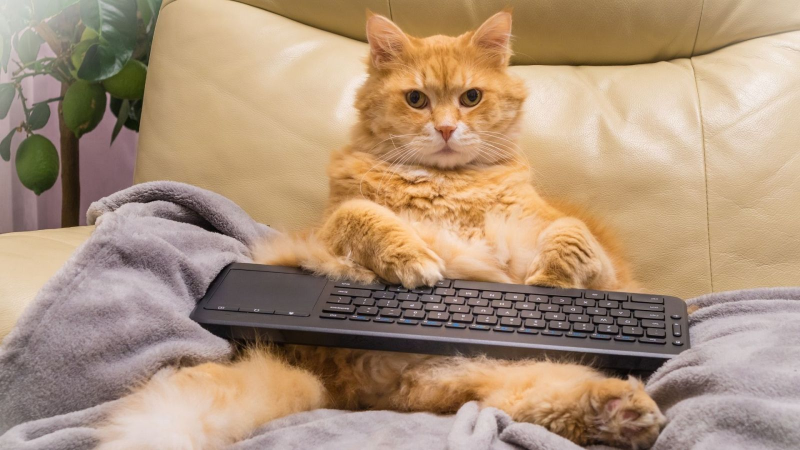
#> input picture miau.jpeg, 1600 x 900 px (shown at 1/2 size)
$ jupyter execute tarea.ipynb
#> lines starting #> are read from the running program, lines starting #| are printed output that depends on the picture
[cell 1]
import numpy as np
import cv2

img = cv2.imread('miau.jpeg')
#> img is the input picture: shape (900, 1600, 3); mean B, G, R 122.1, 147, 173.3

# Indicando el factor de escala (mitad de tamaño)
res = cv2.resize(img, None, fx=0.5, fy=0.5, interpolation=cv2.INTER_CUBIC)
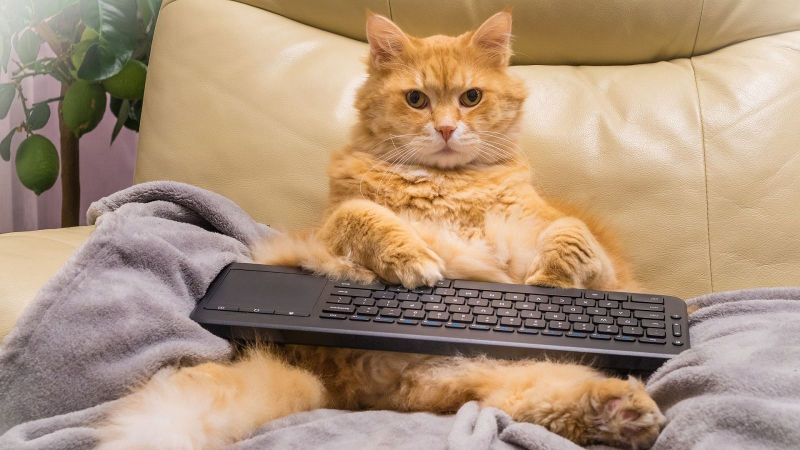
#> res: shape (450, 800, 3); mean B, G, R 122.1, 147, 173.3

# Indicando manualmente el nuevo tamaño deseado de la imagen
#height, width = img.shape[:2] #obtiene los dos primeros valores del w y el h
#res = cv2.resize(img, (2*width, 2*height), interpolation=cv2.INTER_CUBIC) #redimenciona al doble

# Mostrar la imagen
cv2.imshow('Redimensionalizacion', res)
cv2.waitKey(0)
cv2.destroyAllWindows()

[cell 2]
import cv2
import numpy as np

img = cv2.imread('miau.jpeg',0)
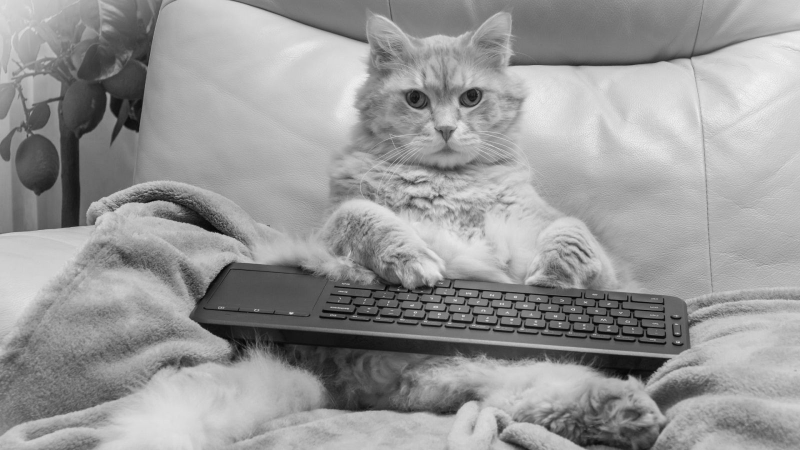
#> img: shape (900, 1600) (shown at 1/2 size); min 0, max 249, mean 152.1
rows,cols = img.shape
#> rows = 900; cols = 1600

M = np.float32([[1,0,210],[0,1,20]])
dst = cv2.warpAffine(img,M,(cols,rows))
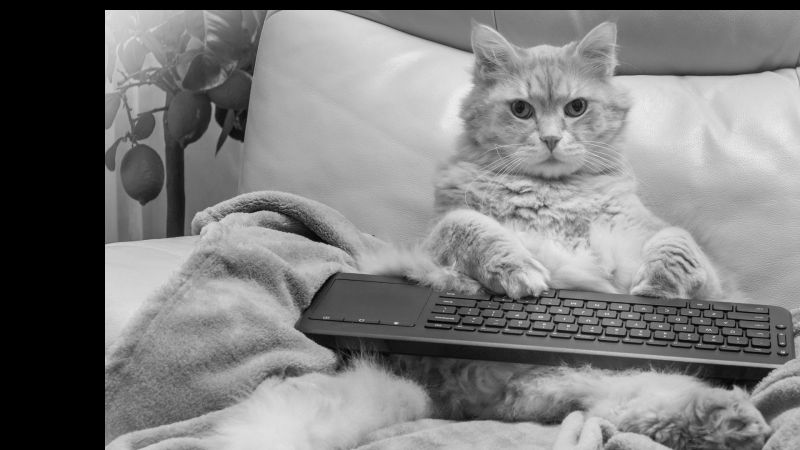
#> dst: shape (900, 1600) (shown at 1/2 size); min 0, max 247, mean 124.8

cv2.imshow('Traslacion',dst)
cv2.waitKey(0)
cv2.destroyAllWindows()

[cell 3]
img = cv2.imread('miau.jpeg',0)
rows,cols = img.shape

M = cv2.getRotationMatrix2D((cols/2,rows/2),45,1)
dst = cv2.warpAffine(img,M,(cols,rows))
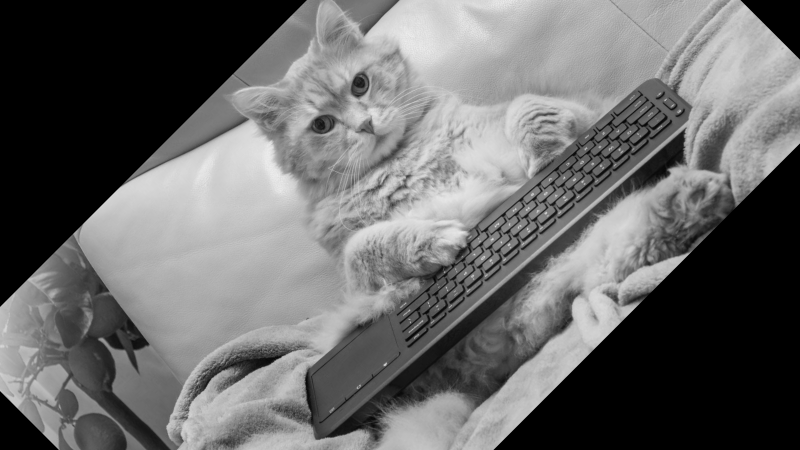
#> dst: shape (900, 1600) (shown at 1/2 size); min 0, max 244, mean 106
cv2.imshow('Rotacion',dst)
cv2.waitKey(0)
cv2.destroyAllWindows()

[cell 4]
import numpy as np
import matplotlib.pyplot as plt #carga la librería para graficar
import cv2

img = cv2.imread('miau.jpeg')
rows,cols,ch = img.shape
#> ch = 3

pts1 = np.float32([[100,400],[400,100],[100,100]])
pts2 = np.float32([[50,300],[400,200],[80,150]])


M = cv2.getAffineTransform(pts1,pts2)
dst = cv2.warpAffine(img,M,(cols,rows))
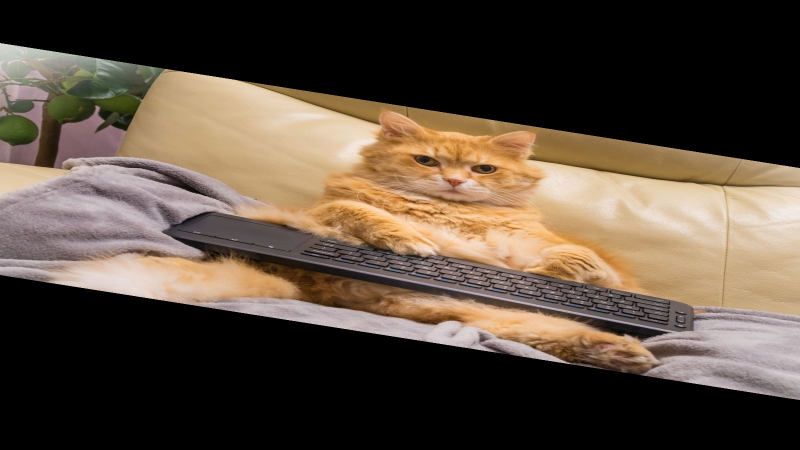
#> dst: shape (900, 1600, 3) (shown at 1/2 size); mean B, G, R 61.8, 75, 89
plt.suptitle('Transformación Afín')
plt.subplot(121),plt.imshow(img),plt.title('Input')
plt.subplot(122),plt.imshow(dst),plt.title('Output')
plt.show()
#> figure, not shown here; B, G, R data is drawn as R, G, B

[cell 5]
import numpy as np
import matplotlib.pyplot as plt
import cv2

img = cv2.imread('miau.jpeg')
rows,cols,ch = img.shape

pts1 = np.float32([[56,65],[368,52],[28,387],[389,390]])
pts2 = np.float32([[0,0],[300,0],[0,300],[300,300]])

M = cv2.getPerspectiveTransform(pts1,pts2)

dst = cv2.warpPerspective(img,M,(300,300))
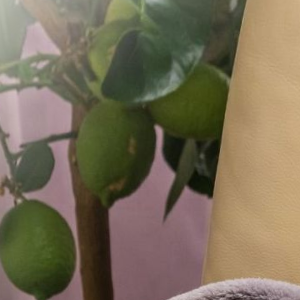
#> dst: shape (300, 300, 3); mean B, G, R 87.3, 109.7, 121
plt.suptitle('Transformación de Perspectiva')
plt.subplot(121),plt.imshow(img),plt.title('Input')
plt.subplot(122),plt.imshow(dst),plt.title('Output')
plt.show()
#> figure, not shown here; B, G, R data is drawn as R, G, B
